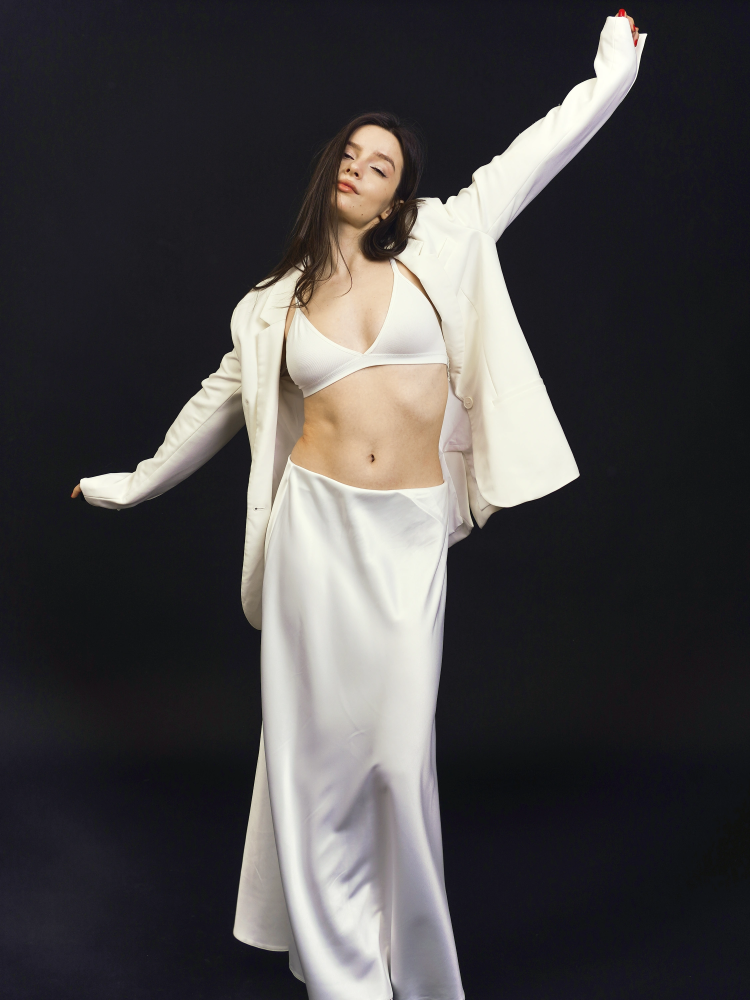
#> input picture site/assets/b02/b02-02-dark.webp, 2250 x 3000 px (shown at 1/3 size)
$ python build_b02_uncropped.py
#> lines starting #> are read from the running program, lines starting #| are printed output that depends on the picture
#!/usr/bin/env python3
"""Make eight B02 full-frame images without cutting the model.
Only background pixels on the extreme LEFT and RIGHT edges are continued.
The original photo is pasted untouched at full native resolution and centered.
"""
from pathlib import Path
from PIL import Image, ImageFilter
import math, hashlib
import re

ROOT=Path(__file__).resolve().parents[1]
SRC=ROOT/'site/assets/b02'
OUT=SRC/'framed'
OUT.mkdir(parents=True,exist_ok=True)
FILES=[
'b02-02-dark.webp',
'b02-06-red-blonde.webp',
'b02-03-cool.webp',
'b02-05-ivory.webp',
'b02-04-purple.webp',
'b02-07-bw.webp',
'b02-08-taupe.webp',
'b02-10-red-seated.webp',
]
# Desktop photo column observed ratios: 0.936-0.949. With 0.955, only
# a 0-2% outer BACKGROUND gutter could be cropped. Full subject remains.
TARGET_ASPECT=0.955
for name in FILES:
    img=Image.open(SRC/name).convert('RGB')
#> img is the input picture: PIL image 2250x3000 RGB; mean R, G, B 72.3, 70, 70.9
    w,h=img.size
#> w = 2250; h = 3000
    intended_w=max(w,math.ceil(h*TARGET_ASPECT))
#> intended_w = 2865
    intended_h=max(h,math.ceil(intended_w/TARGET_ASPECT)) if w/h>TARGET_ASPECT else h
#> intended_h = 3000
    left=(intended_w-w)//2
#> left = 307
    top=(intended_h-h)//2
#> top = 0
    # Flat studio backdrops and seamless studio floors: extend their exact
    # border color PER ROW instead of blurring, zooming or mirroring the model.
    out=Image.new('RGB',(intended_w,intended_h))
#> out: PIL image 2865x3000 RGB; every value is 0
    if intended_w>w:
        left_col=img.crop((0,0,1,h)).resize((left,h),Image.Resampling.NEAREST) if left else None
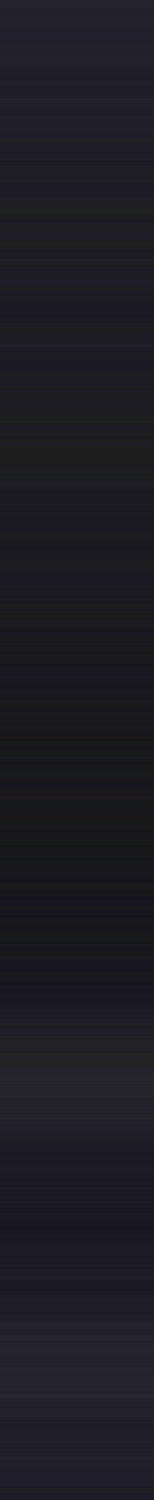
#> left_col: PIL image 307x3000 RGB (shown at 1/2 size); mean R, G, B 28.7, 27.7, 35.4
        right_w=intended_w-left-w
#> right_w = 308
        right_col=img.crop((w-1,0,w,h)).resize((right_w,h),Image.Resampling.NEAREST) if right_w else None
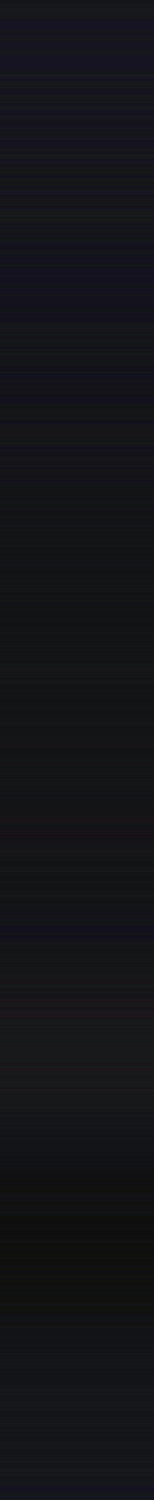
#> right_col: PIL image 308x3000 RGB (shown at 1/2 size); mean R, G, B 19.5, 20.2, 24
        # Only the ADDED backdrop strips are smoothed: suppress edge-column
        # compression noise that becomes horizontal streaks when stretched.
        # The real photograph and people remain pixel-perfect, untouched.
        if left_col:
            out.paste(left_col.filter(ImageFilter.GaussianBlur(radius=10)),(0,top))
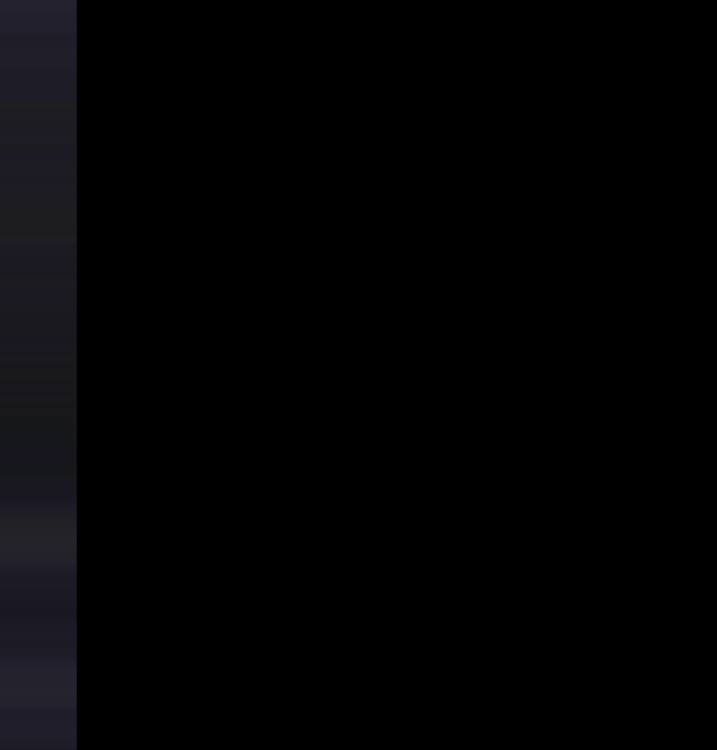
#> out: PIL image 2865x3000 RGB (shown at 1/4 size); mean R, G, B 3.1, 3, 3.8
        if right_col:
            out.paste(right_col.filter(ImageFilter.GaussianBlur(radius=10)),(left+w,top))
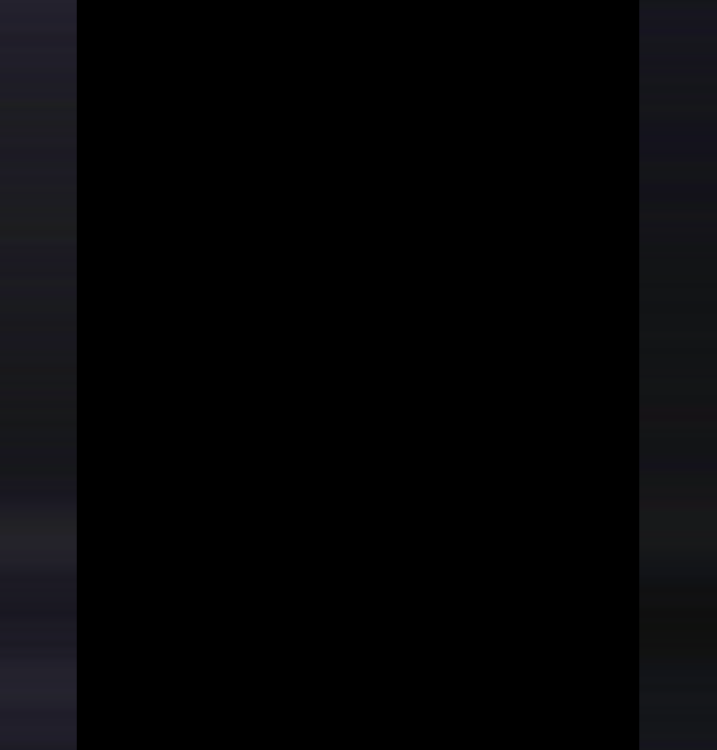
#> out: PIL image 2865x3000 RGB (shown at 1/4 size); mean R, G, B 5.2, 5.1, 6.4
    if intended_h>h:
        # Rare landscape source: extend outer background vertically, no
        # crop. Subject at outer edge should be checked in the photo review.
        for y in range(top):
            out.paste(img.crop((0,0,w,1)).resize((intended_w,1)),(0,y))
        for y in range(top+h,intended_h):
            out.paste(img.crop((0,h-1,w,h)).resize((intended_w,1)),(0,y))
    out.paste(img,(left,top))
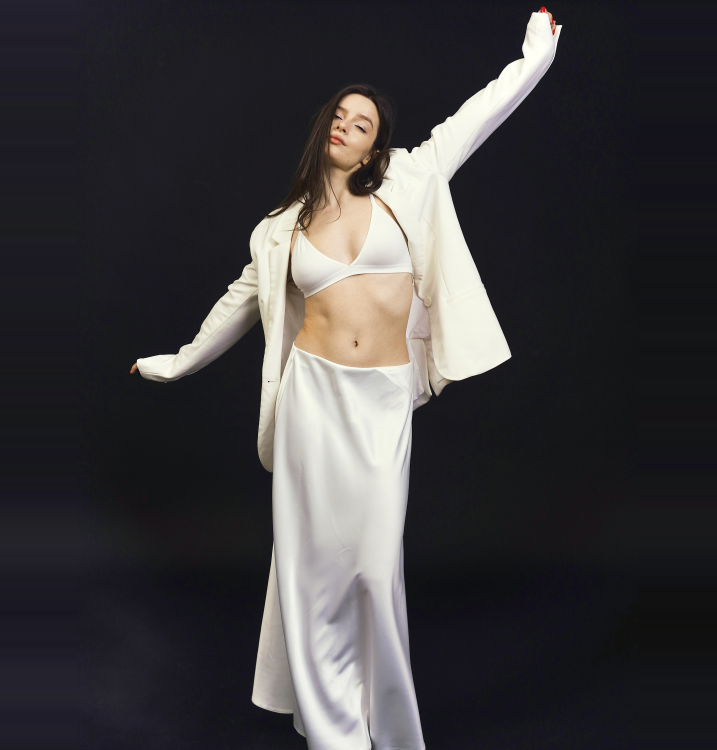
#> out: PIL image 2865x3000 RGB (shown at 1/4 size); mean R, G, B 62, 60.1, 62.1
    dest=OUT/name
    out.save(dest,'WEBP',quality=95,method=6)
    # Verify middle contains precisely the original pixels BEFORE encoding.
    assert out.crop((left,top,left+w,top+h)).tobytes()==img.tobytes(),name
    print(f'FRAMED {name}: source={w}x{h} -> {intended_w}x{intended_h} '
          f'left/right={left}/{intended_w-w-left} top/bottom={top}/{intended_h-h-top} '
          f'output={dest.stat().st_size}B',flush=True)
#| FRAMED b02-02-dark.webp: source=2250x3000 -> 2865x3000 left/right=307/308 top/bottom=0/0 output=620804B
#> pass 2 of the loop `for name in FILES:`:
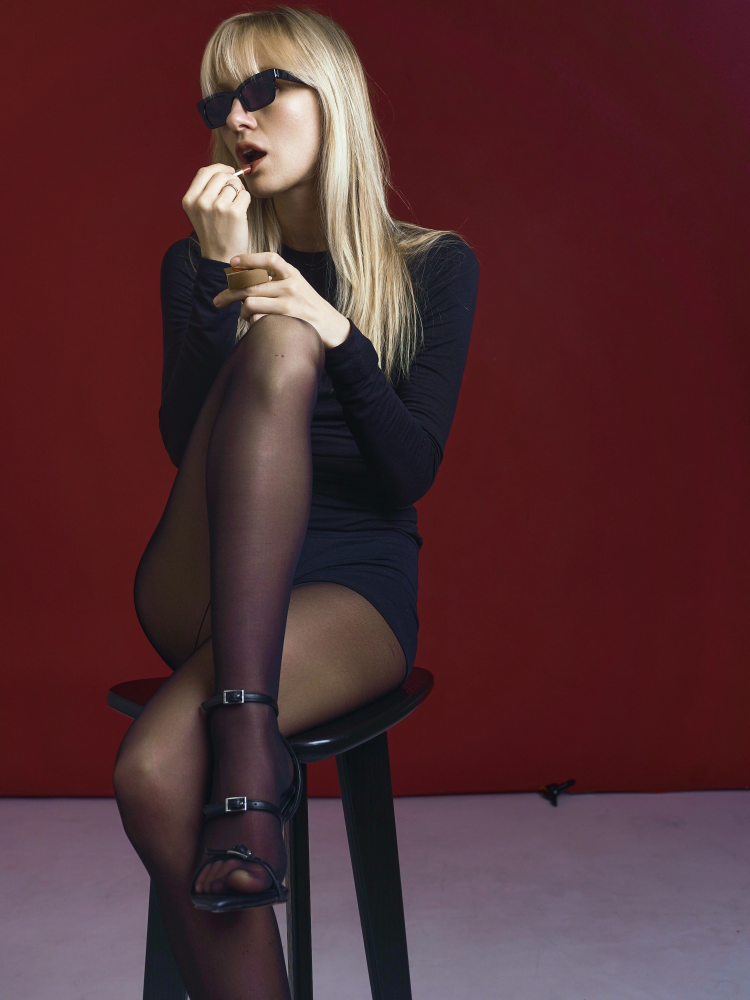
#> input picture site/assets/b02/b02-06-red-blonde.webp, 2250 x 3000 px (shown at 1/3 size)
#> img is the input picture: PIL image 2250x3000 RGB; mean R, G, B 82.3, 46.3, 50.5
#> `left_col=img.crop((0,0,1,h)).resize((left,h),Image.Resampling.NEAREST)..`:
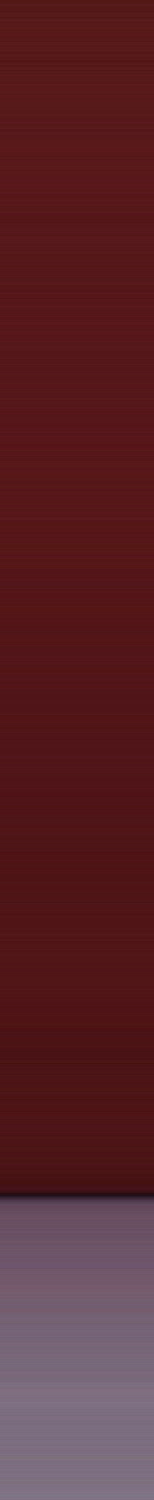
#> left_col: PIL image 307x3000 RGB (shown at 1/2 size); mean R, G, B 89.2, 37, 42.5
#> `out.paste(img,(left,top))`:
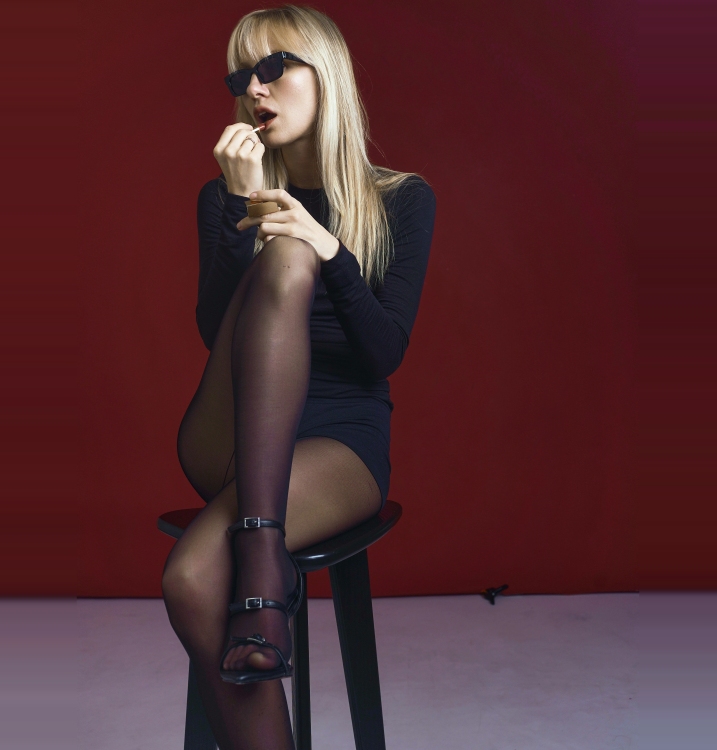
#> out: PIL image 2865x3000 RGB (shown at 1/4 size); mean R, G, B 82.8, 44.2, 49.1
#| FRAMED b02-06-red-blonde.webp: source=2250x3000 -> 2865x3000 left/right=307/308 top/bottom=0/0 output=800784B
#> pass 3 of the loop `for name in FILES:`:
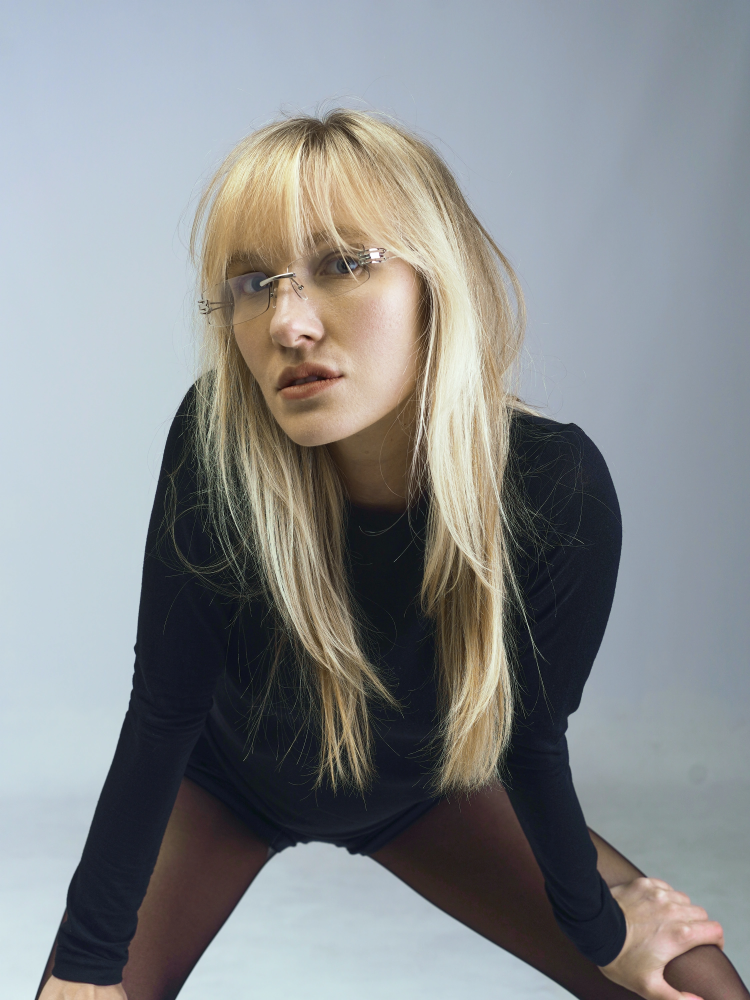
#> input picture site/assets/b02/b02-03-cool.webp, 2250 x 3000 px (shown at 1/3 size)
#> img is the input picture: PIL image 2250x3000 RGB; mean R, G, B 135.5, 138.5, 140.2
#> `right_col=img.crop((w-1,0,w,h)).resize((right_w,h),Image.Resampling.NE..`:
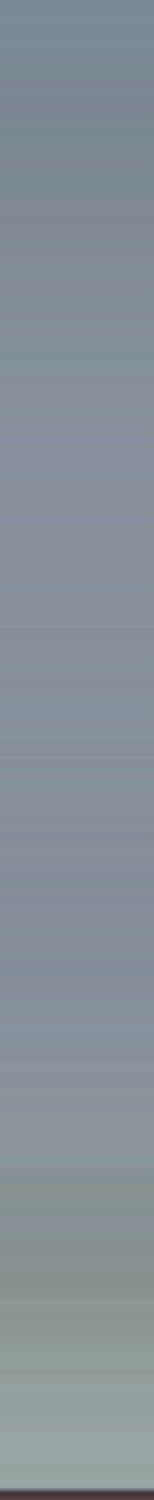
#> right_col: PIL image 308x3000 RGB (shown at 1/2 size); mean R, G, B 133.2, 143.6, 151.4
#> `out.paste(img,(left,top))`:
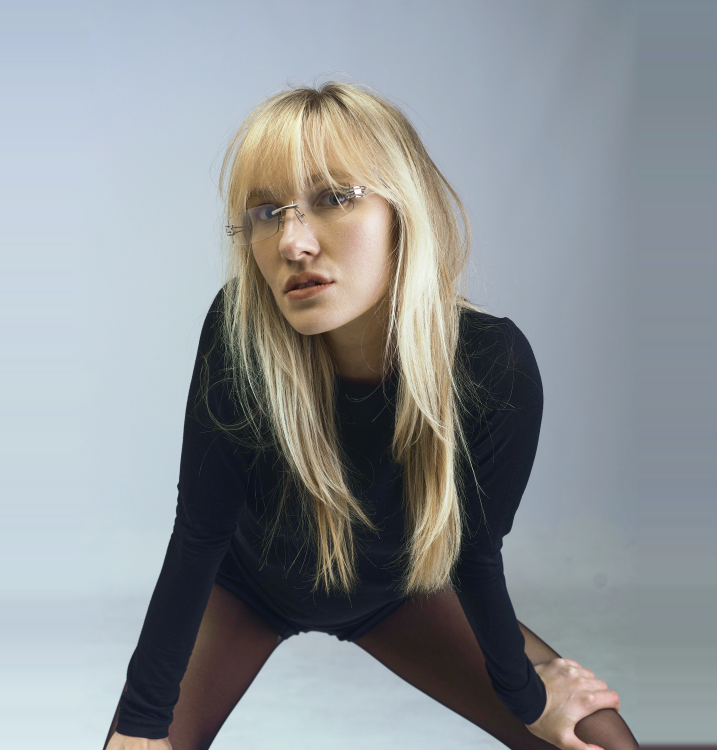
#> out: PIL image 2865x3000 RGB (shown at 1/4 size); mean R, G, B 142, 147, 150.4
#| FRAMED b02-03-cool.webp: source=2250x3000 -> 2865x3000 left/right=307/308 top/bottom=0/0 output=1172484B
#> (the run stopped early here; a loop or call above may not have finished)
